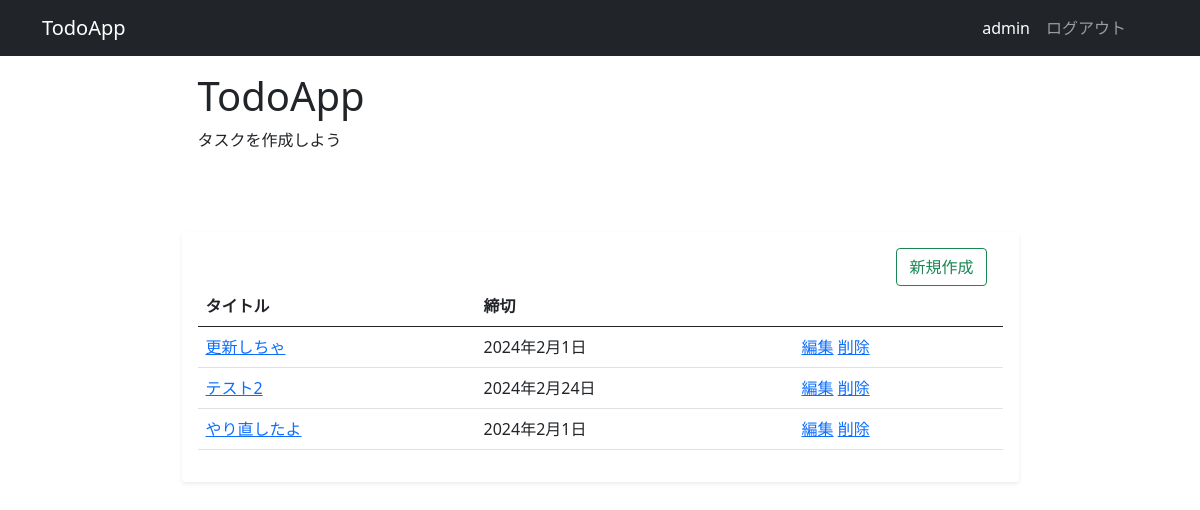
The app's page / (signed in) with its own data.
### todo/models.py (models this page shows, shortened)
class Task(models.Model):
  title = models.CharField("タイトル", max_length=30)
  description = models.TextField("説明",blank=True)
  deadline = models.DateField("締切日")

### todo/views.py (the view)
# urls.py: path('', TaskListVies.as_view(), name='task-list'),
class TaskListVies(ListView):
  model = Task
  template_name = 'todo/task_list.html'

### todo/templates/todo/task_list.html
{% extends 'base.html' %}
{% block header %}
<div class="p-3 mb-5">
  <h1>TodoApp</h1>
  <p>タスクを作成しよう</p>
</div>
{% endblock header %}
{% block content %}
<div class="shadow-sm p-3 mb-5 bg-body rounded">
  {% if user.is_authenticated %}
    <div class="float-end">
      <a href="{% url 'task-new' %}" class="btn btn-outline-success me-3">新規作成</a>
    </div>
  {% endif %}
  <table class="table">
    <thead>
      <tr>
        <th scope="col">タイトル</th>
        <th scope="col">締切</th>
        <th scope="col"></th>
      </tr>
    </thead>
    <tbody>
      {% for task in object_list %}
      <tr>
        <td>
          <a href="{% url 'task-deatail' task.pk %}"> {{ task.title }} </a>
        </td>
        <td>{{ task.deadline }}</td>
        {% if user.is_authenticated %}
          <td>
            <a href="{% url 'task-edit' task.pk %}">編集</a>
            <a href="{% url 'task-delete' task.pk %}">削除</a>
          </td>
        {% endif %}
      </tr>
      {% endfor %}
    </tbody>
  </table>
</div>
{% endblock content %}

### templates/base.html (shortened to what this page needs)
<!doctype html>
<html lang="ja">
<head>
  <link href="https://cdn.jsdelivr.net/npm/bootstrap@5.0.2/dist/css/bootstrap.min.css" rel="stylesheet"
>
</head>
<body>
  <nav class="navbar navbar-expand-lg navbar-dark bg-dark">
    <div class="container">
      <a class="navbar-brand" href="{% url 'task-list' %}">TodoApp</a>
      <div class="d-flex me-4">
        <ul class="navbar-nav">
          {% if user.is_authenticated %}
          <li class="nav-item">
            <a class="nav-link text-white desabled" href="">{{user.username}}</a>
          </li>
          <li class="nav-item">
            <a class="nav-link" href="{% url 'logout' %}">ログアウト</a>
          </li>
          {% endif %}
        </ul>
      </div>
    </div>
  </nav>
  <div class="container">
    <div class="w-75 mx-auto">
      {% block header %}
      {% endblock header %}
      {% block content %}
      {% endblock content %}
    </div>
  </div>
</body>
</html>

### records on screen
Task: title "更新しちゃ", deadline "2024年2月1日"
Task: title "テスト2", deadline "2024年2月24日"
Task: title "やり直したよ", deadline "2024年2月1日"

### other values on screen
{{ user.username }} "admin"
